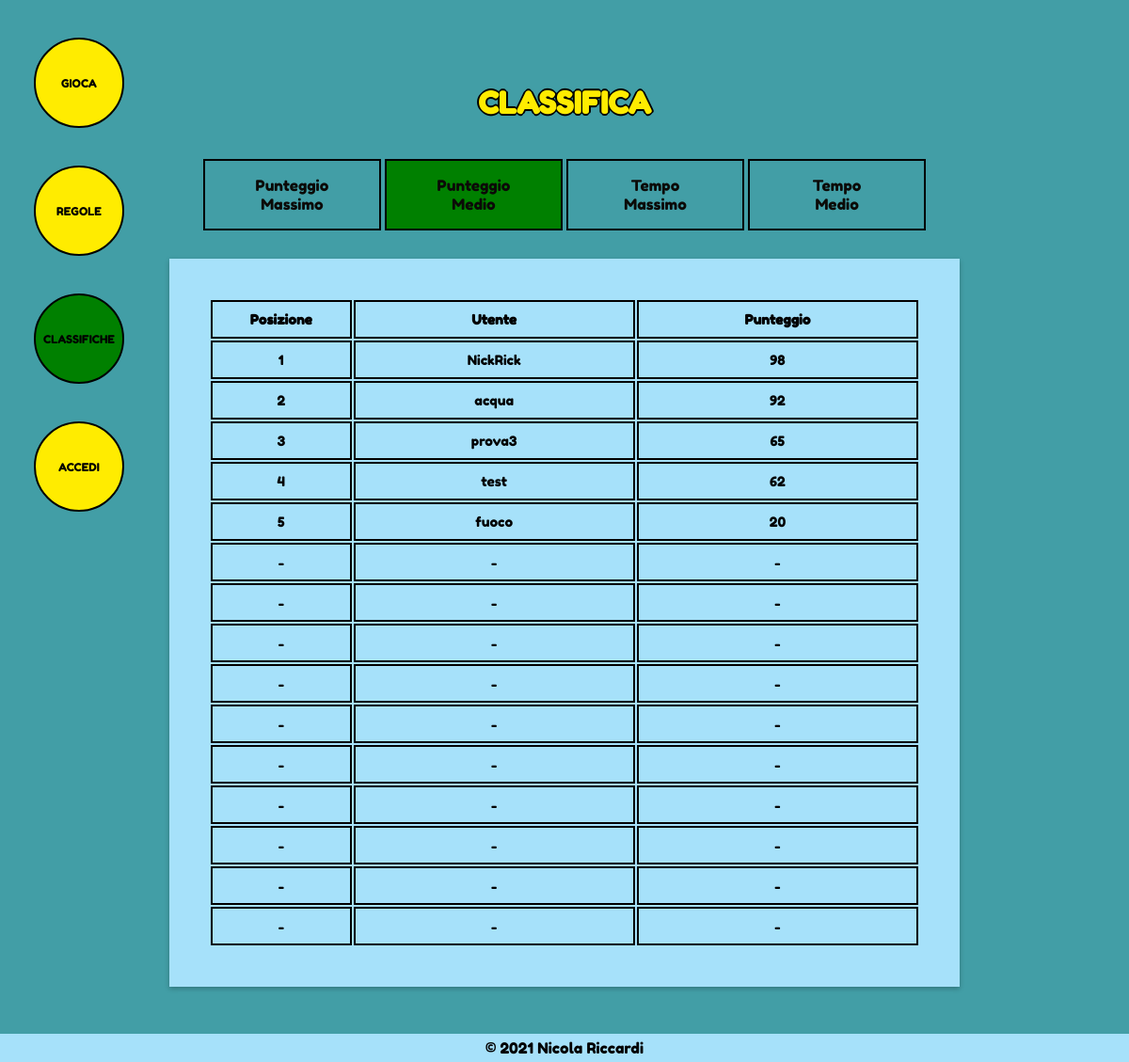
Screenshot of /rankings.php?type=avgscore with the database file from the repository.
### tables this page shows
CREATE TABLE `users` (
  `username` varchar(20) NOT NULL,
  `email` varchar(45) NOT NULL,
  `password` varchar(255) NOT NULL,
  `avgscore` int(11) DEFAULT '0',
  `avgtime` int(11) DEFAULT '0',
  `highscore` int(11) DEFAULT '0',
  `best_time` int(11) DEFAULT '0',
  PRIMARY KEY (`username`),
  UNIQUE KEY `username_UNIQUE` (`username`),
  UNIQUE KEY `email_UNIQUE` (`email`)
);

### includes/db_helper.php (called while the page is built, shortened)
<?php
class DBHelper{
	private $mysqli;
	function __construct(){
		$this->mysqli = new mysqli('localhost', 'root', '', 'puyo');
	}
	public function getRanking($page_n, $field){
		$offset = $page_n*ITEMS_PER_PAGE;
		$query = "SELECT username, {$field} AS score FROM users WHERE {$field} > 0 ORDER BY {$field} DESC LIMIT ".ITEMS_PER_PAGE." OFFSET {$offset}";
		$result = $this->mysqli->query($query);
		$array = array();
		while($row = $result->fetch_assoc()) {
			$array[] = array('player' => $row['username'], 'score' => $row['score']);
		}
		return $array;
	}
}
 ?>

### rankings.php (the view, shortened to what this page needs)
<?php
	$validTipo = array('highscore', 'avgscore', 'best_time', 'avgtime');
	if (isset($_GET['type']) && in_array($_GET['type'], $validTipo)){
		$tipo = $_GET['type'];
	}
	else{
		$tipo = 'highscore';
	}
	if(isset($_GET['page'])){
		$page = intval($_GET['page']);
	} else{
		$page = 0;
	}
	include_once('includes/db_helper.php');
	$db = new DBHelper;
	$array = $db->getRanking($page, $tipo);
	include_once("includes/nav_section.php");
?>
	<h1 class="table-title">CLASSIFICA</h1>
	<ul class="type-selector">
		<li><a href="?type=highscore" <?php echo $tipo=='highscore'?'class="active"':'';?>>Punteggio<br>Massimo</a></li>
		<li><a href="?type=avgscore"  <?php echo $tipo=='avgscore'?'class="active"':'';?> >Punteggio<br>Medio</a></li>
		<li><a href="?type=best_time" <?php echo $tipo=='best_time'?'class="active"':'';?>>Tempo<br>Massimo</a></li>
		<li><a href="?type=avgtime"  <?php echo $tipo=='avgtime'?'class="active"':'';?> >Tempo<br>Medio</a></li>
	</ul>
	<table>
		<thead>
			<tr>
				<th class="col1_3">Posizione</th>
				<th class="col2_3">Utente</th>
				<th class="col3_3"><?php echo ($tipo=='avgscore' or $tipo=='highscore')?'Punteggio':'Tempo in secondi'?></th>
			</tr>
		</thead>
		<tbody><?php
			$pos = $page*ITEMS_PER_PAGE;
			$score = -1;
			foreach ($array as $key => $value) {
				$pos++;
				if ($tipo == 'avgtime' or $tipo == 'best_time') {
					$score = floor($value['score']/100)/10;
				} else {
					$score = $value['score'];
				}
				echo "<tr><td class='col1_3'>${pos}</td><td class='col2_3'>{$value['player']}</td><td class='col3_3'>{$score}</td></tr>\n";
			}
			for ($i=count($array); $i < ITEMS_PER_PAGE; $i++) {
				echo "<tr><td class='col1_3'>-</td><td class='col2_3'>-</td><td class='col3_3'>-</td></tr>\n";
			}
		?></tbody>
	</table>
<?php include_once("includes/footer.php"); ?>

### style/style.css (style rules this page uses)
body { background-color:#429EA6; font-family:FredokaOne, Tahoma, monospace; margin:0; }
.active { background-color:green; }

### style/table.css (style rules this page uses)
table { width:100%; font-size:0.9em; color:black; background-color:#A6E1FA; padding:5%; margin:0 auto; box-shadow:0 2px 5px rgba(0,0,0,.26); }
td, th { border:2px solid black; padding:10px; text-align:center; margin:0; }
thead { font-weight:bold; }
.type-selector { text-align:center; width:100%; list-style-type:none; margin:20px 0; padding:0; }
.type-selector li { display:inline-block; margin:10px 0; width:22.5%; vertical-align:middle; }
.type-selector li a { display:block; text-align:center; text-decoration:none; font-size:16px; padding:16px; color:#0B0A07; line-height:20px; border:2px solid black; }
.table-title { color:#FFEC00; width:100%; text-align:center; margin:0; padding:10px 0; text-shadow:2px 0 black, -2px 0 black, 0 2px black, 0 -2px black; }
.col1_3 { width:20%; }
.col2_3, .col3_3 { width:40%; }

### rows the page displays
users: pos "1", username "NickRick", avgscore "98"
users: pos "2", username "acqua", avgscore "92"
users: pos "3", username "prova3", avgscore "65"
users: pos "4", username "test", avgscore "62"
users: pos "5", username "fuoco", avgscore "20"
